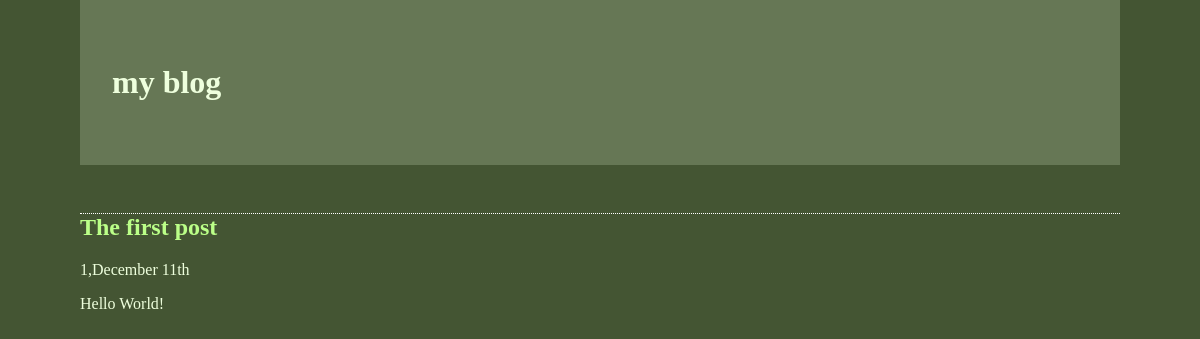
The page /blog/ on the database as committed earlier.
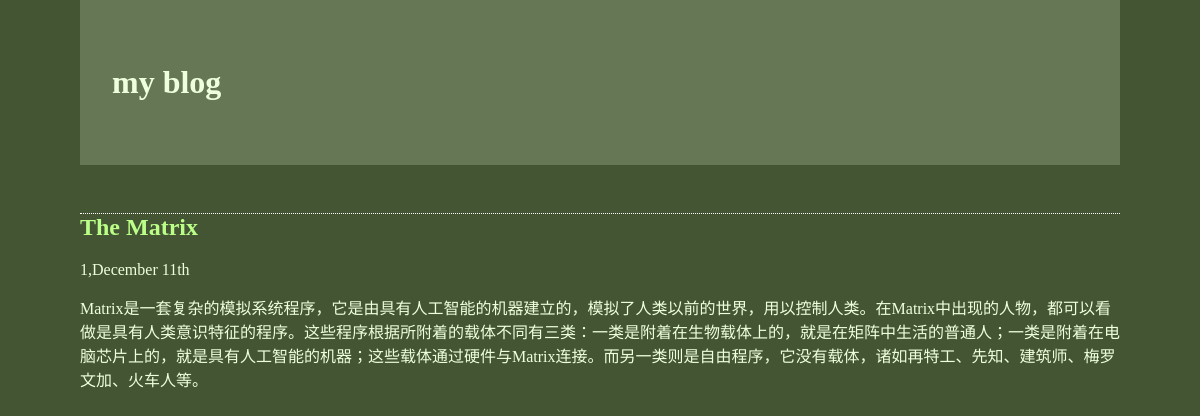
The same page on the database as committed later.
### blog/models.py (models this page shows)
class BlogPost(models.Model):
    title = models.CharField(max_length=150)
    body = models.TextField()
    timestamp = models.DateTimeField()
    class Meta:
        ordering = ('-timestamp',
                   )

### blog/views.py (the view)
def archive(request):
    posts = BlogPost.objects.all()
    t = loader.get_template("archive.html")
    c = Context({'posts':posts})
    return HttpResponse(t.render(c))

### blog/templates/archive.html
{% extends "base.html" %}
{% block content %}
{% for post in posts %}
<h2>{{  post.title }}</h2>
<p>{{ post.timestamp | date:"1,F jS"}}</p>
<p>{{ post.body }}</p>
{% endfor %}
{% endblock %}

Rows that differ between the two databases and show on the page:
changed BlogPost "1,December 11th": title "The first post" → "The Matrix"; body "Hello World!" → "Matrix是一套复杂的模拟系统程序，它是由具有人工智能的机器建立的，模拟了人类以前的世界，用以控制人类。在Matrix中出现的人物，都可以看做是具有人类意识特征的程序。这些程序根据所附着的载体不同有三类：一类是附着在生物载体上的，就是在矩阵中生活的普通人；一类是附着在电脑芯片上的，就是具有人工智能的机器；这些载体通过硬件与Matrix连接。而另一类则是自由程序，它没有载体，诸如再特工、先知、建筑师、梅罗文加、火车人等。"
